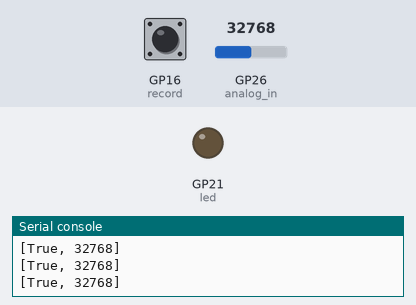
A program run on a simulated Raspberry Pi Pico running CircuitPython. On the bench: output pins drawn as LEDs (lit = HIGH), the last lines printed to the serial console. Dashed ring = blinking. The inputs (shaded band) are chosen by the test bench; at power-on: GP16 (record) HIGH, GP26 (analog_in) = 32768 (analog values on the 0–65535 scale). Files the program writes start out absent.

Above: at 1.2 s.
1.3 s: GP16 (record) pulled LOW for 1 s
At 2.9 s:
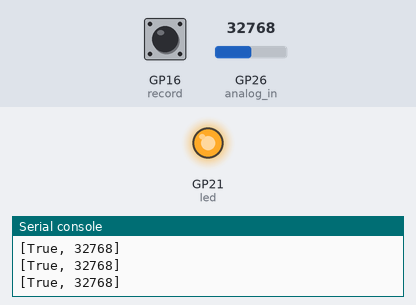
3.8 s: GP16 (record) pulled LOW for 0.15 s
At 4.3 s:
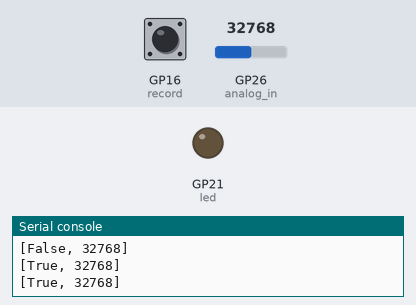
5.4 s: GP16 (record) pulled LOW for 3.2 s
At 5.51 s:
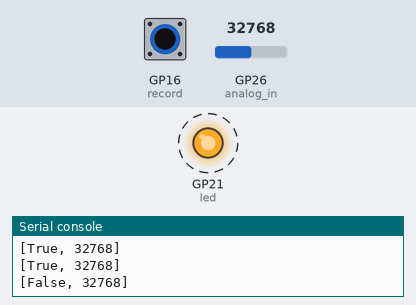
Timing chart, 0 to 9.9 s (numbered marks = the images above; inputs shaded):
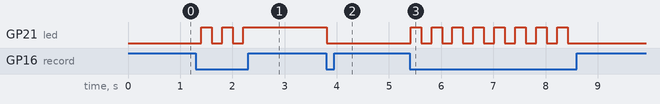

Measured:
- after the input at 1.3 s, GP21 (led): alternates HIGH for 0.20 s and LOW for 0.20 s, 5 changes in all, then stays HIGH, starting after 0.10 s
- after the input at 3.8 s, GP21 (led): HIGH → LOW at once
- after the input at 5.4 s, GP21 (led): alternates HIGH for 0.20 s and LOW for 0.20 s, 16 changes in all, then stays LOW, starting at once

The program:

recorder.py
```python
"""
This code is used to record a dataset of weights
Record each weight individually and change the name each time.
Then you can use this data to make a regression model
"""

import storage
import os
import time
import board
import analogio
from digitalio import DigitalInOut, Direction, Pull
#data store
storage.remount("/",readonly=0)
fileform="grams_$.csv"
# Initialize analog input on pin A0 (which is GP26 on the Raspberry Pi Pico)
analog_in = analogio.AnalogIn(board.GP26)
record = DigitalInOut(board.GP16)
record.direction = Direction.INPUT
record.pull = Pull.UP

led = DigitalInOut(board.GP21)
led.direction = Direction.OUTPUT

led.value=0

def get_voltage(pin):
    # Convert raw 16-bit ADC value (0-65535) to a voltage (0-3.3V)
    return (pin.value * 3.3) / 65535

recording=False
file=None
files=0
while True:
    raw_value = analog_in.value  # Get raw ADC value (0 to 65535)
    voltage = get_voltage(analog_in)  # Convert to voltage
    if not record.value:
        recording= not recording
        led.value= not led.value
        if type(file)!=type(None):
            file.close()
            file=None
        else:
            filename=fileform.replace("$",str(files))
            file=open(filename,"w")
            files+=1
    print([record.value,raw_value])
    #print(f"Raw ADC: {raw_value}, Voltage: {voltage:.2f}V")  # Print values
    #print(raw_value)
    if recording:
        file.write(str(voltage)+"\n")
    time.sleep(0.2)  # Delay to avoid flooding output
```
